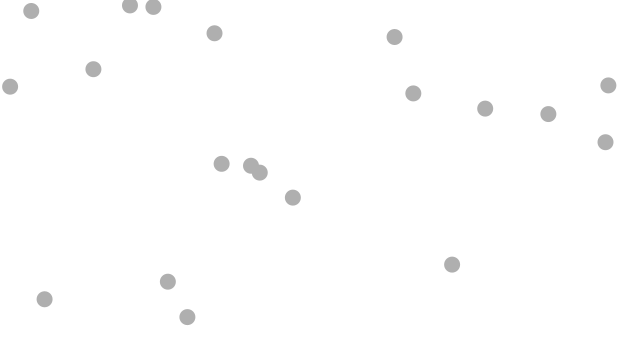
Frame 1 (no input)
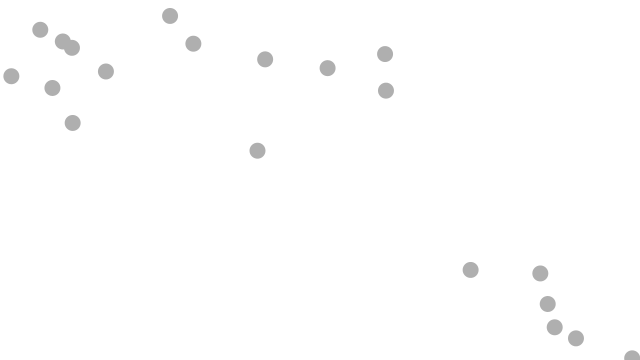
Frame 60 (the mouse pressed at the canvas centre just before this capture)
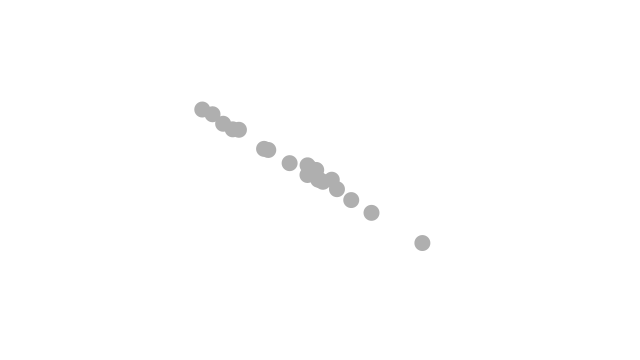
Frame 120 (the mouse held since frame 60 and released just before this capture)

The Processing sketch that drew these frames (run headless with seeded random() and noise(); from frame 60 on, the mouse is pressed at the canvas centre):

// Processing sketch: n1_10_InteractivityAccel
// ── n1_10_InteractivityAccel.pde
Mover[] zachs = new Mover[20];

void setup() {
  size(640,360);
  background(255);
  for (int i=0; i<zachs.length; i++) {
    zachs[i] = new Mover();
  }    
}


void draw() {
  background(255);
  for(int i=0; i<zachs.length; i++) {
    zachs[i].update();
    zachs[i].checkEdges();
    zachs[i].display();
  }
}
// ── Mover.pde
class Mover {
 PVector location;
 PVector velocity;
 PVector acceleration;
 float topspeed=4;
 
 Mover() {
  location = new PVector(random(width),random(height));
  velocity =new PVector(0,0);
  topspeed = 4;
  
 }
 
 void update() {
   PVector mouse = new PVector(mouseX, mouseY);
   PVector dir = PVector.sub(mouse, location);
   dir.normalize();
   dir.mult(0.5);
   acceleration = dir;
   
   velocity.add(acceleration);
   velocity.limit(topspeed);
   location.add(velocity);
 }
 
 void display() {
   noStroke();
   fill(175);
   ellipse(location.x,location.y,16,16);
 }
 
 void checkEdges() {
   if (location.x > width) {
     location.x = 0;
   } else if (location.x < 0) {
     location.x = width;
   }
   
   if (location.y > height) {
     location.y = 0;
   } else if (location.y < 0) {
     location.y = height;
   }   
 }
}
